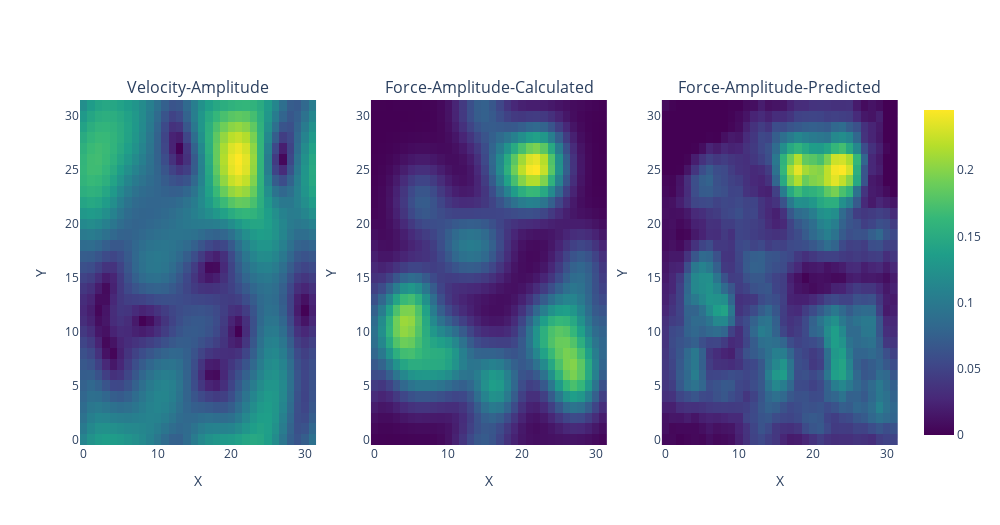
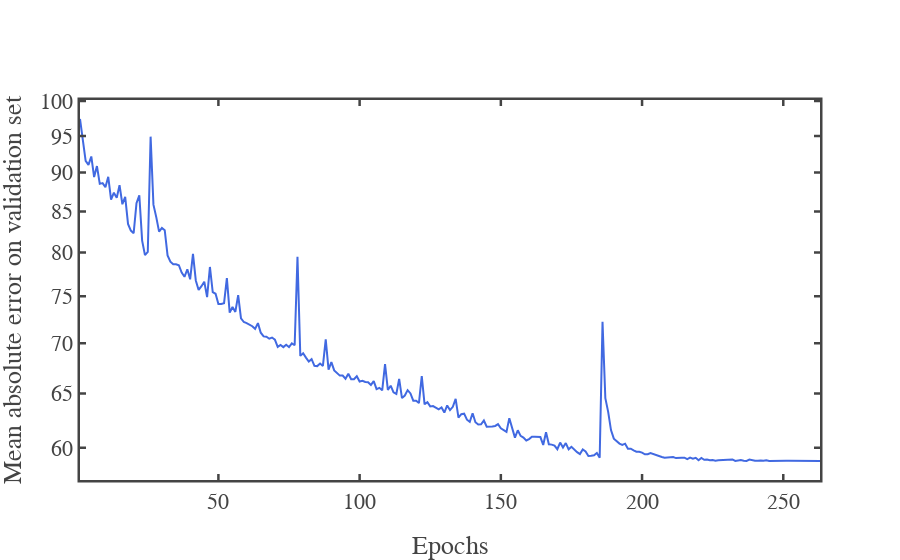
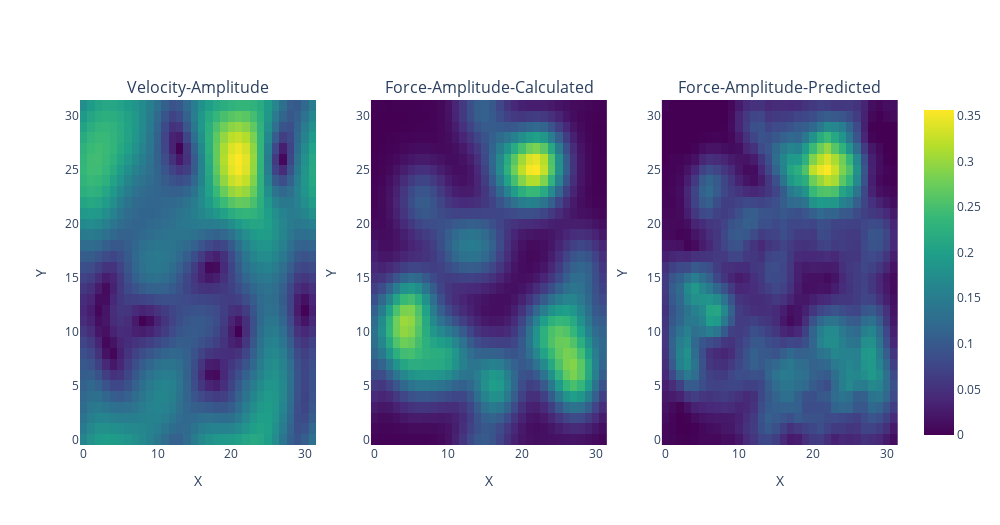
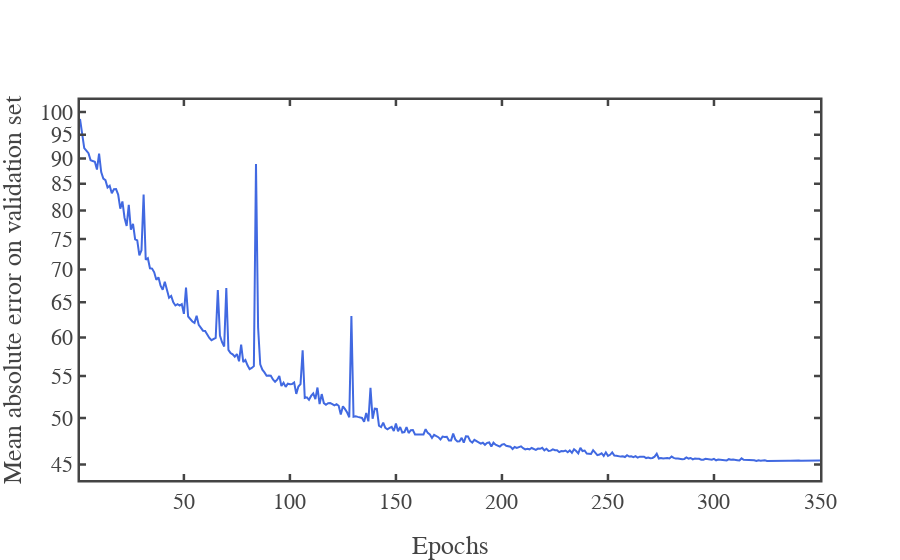

Notebook code for these charts, in order:
### Markdown cell above
## Main Loop

### Code cell
K_MainList =[[4,6], [6,4], [4,4], [6,6], [8,8], [6,8], [8,6]]#[[i,j] for i in [4,6,8,12] for j in [4,6,8,12]]
Filter_MainList =[[64, 256], [128, 128], [32, 256], [128, 256], [256, 256]]#[[i,j] for i in [16, 32, 64, 128] for j in [16, 32, 64, 128]]
dnn_list = []
dnn_history_list = []
for k_size in K_MainList:
    for filter_num in Filter_MainList:
        model2d = modelBuilder(k_size=k_size,filter_num = filter_num)
        dnn, history_dnn = train_model(model2d=model2d)
        dnn_list.append(dnn)
        dnn_history_list.append(history_dnn)
        y_predict, err_perc = predictions(dnn)
        save_model(model2d,history_dnn,filter_num,k_size, path = path_save_model)
        print(f'For the model with kernel = {str(k_size)} and filters = {str(filter_num)} the error is {str(err_perc)}')
        model_plots(dnn, history_dnn)
        model_error_plots(history_dnn)
        model_error_hist_plots(y_predict)

### Figure 1 — Plotly figure (JSON) as saved in the notebook; plotly's stock layout.template omitted (floating-point values rounded to 4 significant figures; data arrays with more than 128 entries replaced by an {"elided": "..."} marker saying what was removed)
{"data": [{"colorscale": [[0, "#440154"], [0.1111, "#482878"], [0.2222, "#3e4989"], [0.3333, "#31688e"], [0.4444, "#26828e"], [0.5556, "#1f9e89"], [0.6667, "#35b779"], [0.7778, "#6ece58"], [0.8889, "#b5de2b"], [1, "#fde725"]], "showscale": false, "type": "heatmap", "x": [0, 1, 2, 3, 4, 5, 6, 7, 8, 9, 10, 11, 12, 13, 14, 15, 16, 17, 18, 19, 20, 21, 22, 23, 24, 25, 26, 27, 28, 29, 30, 31], "xaxis": "x", "y": [0, 1, 2, 3, 4, 5, 6, 7, 8, 9, 10, 11, 12, 13, 14, 15, 16, 17, 18, 19, 20, 21, 22, 23, 24, 25, 26, 27, 28, 29, 30, 31], "yaxis": "y", "z": {"elided": "32x32 float values"}}, {"colorscale": [[0, "#440154"], [0.1111, "#482878"], [0.2222, "#3e4989"], [0.3333, "#31688e"], [0.4444, "#26828e"], [0.5556, "#1f9e89"], [0.6667, "#35b779"], [0.7778, "#6ece58"], [0.8889, "#b5de2b"], [1, "#fde725"]], "showscale": false, "type": "heatmap", "x": [0, 1, 2, 3, 4, 5, 6, 7, 8, 9, 10, 11, 12, 13, 14, 15, 16, 17, 18, 19, 20, 21, 22, 23, 24, 25, 26, 27, 28, 29, 30, 31], "xaxis": "x2", "y": [0, 1, 2, 3, 4, 5, 6, 7, 8, 9, 10, 11, 12, 13, 14, 15, 16, 17, 18, 19, 20, 21, 22, 23, 24, 25, 26, 27, 28, 29, 30, 31], "yaxis": "y2", "z": {"elided": "32x32 float values"}}, {"colorscale": [[0, "#440154"], [0.1111, "#482878"], [0.2222, "#3e4989"], [0.3333, "#31688e"], [0.4444, "#26828e"], [0.5556, "#1f9e89"], [0.6667, "#35b779"], [0.7778, "#6ece58"], [0.8889, "#b5de2b"], [1, "#fde725"]], "showscale": true, "type": "heatmap", "x": [0, 1, 2, 3, 4, 5, 6, 7, 8, 9, 10, 11, 12, 13, 14, 15, 16, 17, 18, 19, 20, 21, 22, 23, 24, 25, 26, 27, 28, 29, 30, 31], "xaxis": "x3", "y": [0, 1, 2, 3, 4, 5, 6, 7, 8, 9, 10, 11, 12, 13, 14, 15, 16, 17, 18, 19, 20, 21, 22, 23, 24, 25, 26, 27, 28, 29, 30, 31], "yaxis": "y3", "z": {"elided": "32x32 float values"}}], "layout": {"annotations": [{"font": {"size": 16}, "showarrow": false, "text": "Velocity-Amplitude", "x": 0.1444, "xanchor": "center", "xref": "paper", "y": 1, "yanchor": "bottom", "yref": "paper"}, {"font": {"size": 16}, "showarrow": false, "text": "Force-Amplitude-Calculated", "x": 0.5, "xanchor": "center", "xref": "paper", "y": 1, "yanchor": "bottom", "yref": "paper"}, {"font": {"size": 16}, "showarrow": false, "text": "Force-Amplitude-Predicted", "x": 0.8556, "xanchor": "center", "xref": "paper", "y": 1, "yanchor": "bottom", "yref": "paper"}], "height": 525, "width": 1000, "xaxis": {"anchor": "y", "domain": [0, 0.2889], "title": {"text": "X"}}, "xaxis2": {"anchor": "y2", "domain": [0.3556, 0.6444], "title": {"text": "X"}}, "xaxis3": {"anchor": "y3", "domain": [0.7111, 1], "title": {"text": "X"}}, "yaxis": {"anchor": "x", "domain": [0, 1], "title": {"text": "Y"}}, "yaxis2": {"anchor": "x2", "domain": [0, 1], "title": {"text": "Y"}}, "yaxis3": {"anchor": "x3", "domain": [0, 1], "title": {"text": "Y"}}}}

### Figure 2 — Plotly figure (JSON) as saved in the notebook; plotly's stock layout.template omitted (floating-point values rounded to 4 significant figures; data arrays with more than 128 entries replaced by an {"elided": "..."} marker saying what was removed)
{"data": [{"line": {"color": "royalblue", "width": 2}, "name": "Validation loss", "opacity": 1, "type": "scatter", "x": {"elided": "1000 int values"}, "y": {"elided": "263 float values"}}], "layout": {"xaxis": {"title": {"text": "Epochs"}}, "yaxis": {"title": {"text": "Mean absolute error on validation set"}, "type": "log"}}}

### Figure 3 — Plotly figure (JSON) as saved in the notebook; plotly's stock layout.template omitted (floating-point values rounded to 4 significant figures; data arrays with more than 128 entries replaced by an {"elided": "..."} marker saying what was removed)
{"data": [{"colorscale": [[0, "#440154"], [0.1111, "#482878"], [0.2222, "#3e4989"], [0.3333, "#31688e"], [0.4444, "#26828e"], [0.5556, "#1f9e89"], [0.6667, "#35b779"], [0.7778, "#6ece58"], [0.8889, "#b5de2b"], [1, "#fde725"]], "showscale": false, "type": "heatmap", "x": [0, 1, 2, 3, 4, 5, 6, 7, 8, 9, 10, 11, 12, 13, 14, 15, 16, 17, 18, 19, 20, 21, 22, 23, 24, 25, 26, 27, 28, 29, 30, 31], "xaxis": "x", "y": [0, 1, 2, 3, 4, 5, 6, 7, 8, 9, 10, 11, 12, 13, 14, 15, 16, 17, 18, 19, 20, 21, 22, 23, 24, 25, 26, 27, 28, 29, 30, 31], "yaxis": "y", "z": {"elided": "32x32 float values"}}, {"colorscale": [[0, "#440154"], [0.1111, "#482878"], [0.2222, "#3e4989"], [0.3333, "#31688e"], [0.4444, "#26828e"], [0.5556, "#1f9e89"], [0.6667, "#35b779"], [0.7778, "#6ece58"], [0.8889, "#b5de2b"], [1, "#fde725"]], "showscale": false, "type": "heatmap", "x": [0, 1, 2, 3, 4, 5, 6, 7, 8, 9, 10, 11, 12, 13, 14, 15, 16, 17, 18, 19, 20, 21, 22, 23, 24, 25, 26, 27, 28, 29, 30, 31], "xaxis": "x2", "y": [0, 1, 2, 3, 4, 5, 6, 7, 8, 9, 10, 11, 12, 13, 14, 15, 16, 17, 18, 19, 20, 21, 22, 23, 24, 25, 26, 27, 28, 29, 30, 31], "yaxis": "y2", "z": {"elided": "32x32 float values"}}, {"colorscale": [[0, "#440154"], [0.1111, "#482878"], [0.2222, "#3e4989"], [0.3333, "#31688e"], [0.4444, "#26828e"], [0.5556, "#1f9e89"], [0.6667, "#35b779"], [0.7778, "#6ece58"], [0.8889, "#b5de2b"], [1, "#fde725"]], "showscale": true, "type": "heatmap", "x": [0, 1, 2, 3, 4, 5, 6, 7, 8, 9, 10, 11, 12, 13, 14, 15, 16, 17, 18, 19, 20, 21, 22, 23, 24, 25, 26, 27, 28, 29, 30, 31], "xaxis": "x3", "y": [0, 1, 2, 3, 4, 5, 6, 7, 8, 9, 10, 11, 12, 13, 14, 15, 16, 17, 18, 19, 20, 21, 22, 23, 24, 25, 26, 27, 28, 29, 30, 31], "yaxis": "y3", "z": {"elided": "32x32 float values"}}], "layout": {"annotations": [{"font": {"size": 16}, "showarrow": false, "text": "Velocity-Amplitude", "x": 0.1444, "xanchor": "center", "xref": "paper", "y": 1, "yanchor": "bottom", "yref": "paper"}, {"font": {"size": 16}, "showarrow": false, "text": "Force-Amplitude-Calculated", "x": 0.5, "xanchor": "center", "xref": "paper", "y": 1, "yanchor": "bottom", "yref": "paper"}, {"font": {"size": 16}, "showarrow": false, "text": "Force-Amplitude-Predicted", "x": 0.8556, "xanchor": "center", "xref": "paper", "y": 1, "yanchor": "bottom", "yref": "paper"}], "height": 525, "width": 1000, "xaxis": {"anchor": "y", "domain": [0, 0.2889], "title": {"text": "X"}}, "xaxis2": {"anchor": "y2", "domain": [0.3556, 0.6444], "title": {"text": "X"}}, "xaxis3": {"anchor": "y3", "domain": [0.7111, 1], "title": {"text": "X"}}, "yaxis": {"anchor": "x", "domain": [0, 1], "title": {"text": "Y"}}, "yaxis2": {"anchor": "x2", "domain": [0, 1], "title": {"text": "Y"}}, "yaxis3": {"anchor": "x3", "domain": [0, 1], "title": {"text": "Y"}}}}

### Figure 4 — Plotly figure (JSON) as saved in the notebook; plotly's stock layout.template omitted (floating-point values rounded to 4 significant figures; data arrays with more than 128 entries replaced by an {"elided": "..."} marker saying what was removed)
{"data": [{"line": {"color": "royalblue", "width": 2}, "name": "Validation loss", "opacity": 1, "type": "scatter", "x": {"elided": "1000 int values"}, "y": {"elided": "350 float values"}}], "layout": {"xaxis": {"title": {"text": "Epochs"}}, "yaxis": {"title": {"text": "Mean absolute error on validation set"}, "type": "log"}}}
